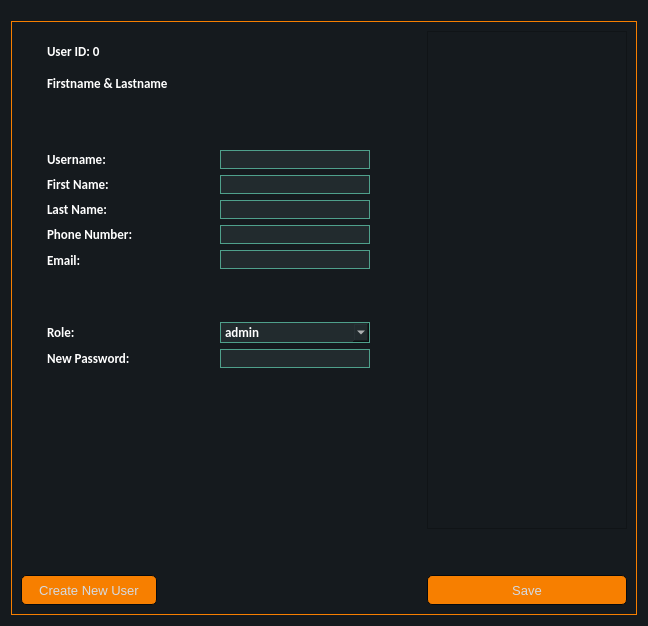
 <widget class="QDialog" name="Dialog">
  <property name="geometry">
   <rect>
    <x>0</x>
    <y>0</y>
    <width>648</width>
    <height>626</height>
   </rect>
  </property>
  <property name="windowTitle">
   <string>Dialog</string>
  </property>
  <property name="styleSheet">
   <string notr="true">QMainWindow , QWidget {
	font-size: 10pt;
	font-family: &quot;Segoe UI&quot;;
	background-color:#151a1e;
}

QCalendar {
	font-size: 10pt;
	font-family: &quot;Segoe UI&quot;;
	background-color: #151a1e;
}

QTextEdit {
	font-size: 10pt;
	font-family: &quot;Segoe UI&quot;;
	border-width: 1px;
	border-style: solid;
	border-color: #4fa08b;
	background-color: #222b2e;
	color: #d3dae3;
}

QPlainTextEdit {
	font-size: 10pt;
	font-family: &quot;Segoe UI&quot;;
	border-width: 1px;
	border-style: solid;
	border-color: #4fa08b;
	background-color: #222b2e;
	color: #d3dae3;
}

QToolButton {
	font-size: 10pt;
	font-family: &quot;Segoe UI&quot;;
	border-style: solid;
	border-top-color: qlineargradient(spread:pad, x1:0.5, y1:1, x2:0.5, y2:0, stop:0 rgb(215, 215, 215), stop:1 rgb(222, 222, 222));
	border-right-color: qlineargradient(spread:pad, x1:0, y1:0.5, x2:1, y2:0.5, stop:0 rgb(217, 217, 217), stop:1 rgb(227, 227, 227));
	border-left-color: qlineargradient(spread:pad, x1:0, y1:0.5, x2:1, y2:0.5, stop:0 rgb(227, 227, 227), stop:1 rgb(217, 217, 217));
	border-bottom-color: qlineargradient(spread:pad, x1:0.5, y1:1, x2:0.5, y2:0, stop:0 rgb(215, 215, 215), stop:1 rgb(222, 222, 222));
	border-width: 1px;
	border-radius: 5px;
	color: #d3dae3;
	padding: 2px;
	background-color: rgb(255,255,255);
}

QToolButton:hover {
	font-size: 10pt;
	font-family: &quot;Segoe UI&quot;;
	border-style: solid;
	border-top-color: qlineargradient(spread:pad, x1:0.5, y1:1, x2:0.5, y2:0, stop:0 rgb(195, 195, 195), stop:1 rgb(222, 222, 222));
	border-right-color: qlineargradient(spread:pad, x1:0, y1:0.5, x2:1, y2:0.5, stop:0 rgb(197, 197, 197), stop:1 rgb(227, 227, 227));
	border-left-color: qlineargradient(spread:pad, x1:0, y1:0.5, x2:1, y2:0.5, stop:0 rgb(227, 227, 227), stop:1 rgb(197, 197, 197));
	border-bottom-color: qlineargradient(spread:pad, x1:0.5, y1:1, x2:0.5, y2:0, stop:0 rgb(195, 195, 195), stop:1 rgb(222, 222, 222));
	border-width: 1px;
	border-radius: 5px;
	color: rgb(0,0,0);
	padding: 2px;
	background-color: rgb(255,255,255);
}

QToolButton:pressed {
	font-size: 10pt;
	font-family: &quot;Segoe UI&quot;;
	border-style: solid;
	border-top-color: qlineargradient(spread:pad, x1:0.5, y1:1, x2:0.5, y2:0, stop:0 rgb(215, 215, 215), stop:1 rgb(222, 222, 222));
	border-right-color: qlineargradient(spread:pad, x1:0, y1:0.5, x2:1, y2:0.5, stop:0 rgb(217, 217, 217), stop:1 rgb(227, 227, 227));
	border-left-color: qlineargradient(spread:pad, x1:0, y1:0.5, x2:1, y2:0.5, stop:0 rgb(227, 227, 227), stop:1 rgb(217, 217, 217));
	border-bottom-color: qlineargradient(spread:pad, x1:0.5, y1:1, x2:0.5, y2:0, stop:0 rgb(215, 215, 215), stop:1 rgb(222, 222, 222));
	border-width: 1px;
	border-radius: 5px;
	color: rgb(0,0,0);
	padding: 2px;
	background-color: rgb(142,142,142);
}

QPushButton {
	font-size: 10pt;
	font-family: &quot;Segoe UI&quot;;
	border-style: solid;
	border-color: #050a0e;
	border-width: 1px;
	border-radius: 5px;
	color: #d3dae3;
	padding: 2px;
	background-color: #F77F00;
}

QPushButton::default {
	font-size: 10pt;
	font-family: &quot;Segoe UI&quot;;
	border-style: solid;
	border-color: #050a0e;
	border-width: 1px;
	border-radius: 5px;
	color: #FFFFFF;
	padding: 2px;
	background-color: #151a1e;;
}

QPushButton:hover {
	font-size: 10pt;
	font-family: &quot;Segoe UI&quot;;
	border-style: solid;
	border-color: #050a0e;
	border-width: 1px;
	border-radius: 5px;
	color: #d3dae3;
	padding: 2px;
	background-color: #1c1f1f;
}

QPushButton:pressed {
	font-size: 10pt;
	font-family: &quot;Segoe UI&quot;;
	border-style: solid;
	border-color: #050a0e;
	border-width: 1px;
	border-radius: 5px;
	color: #d3dae3;
	padding: 2px;
	background-color: #2c2f2f;
}

QPushButton:disabled {
	font-size: 10pt;
	font-family: &quot;Segoe UI&quot;;
	border-style: solid;
	border-top-color: qlineargradient(spread:pad, x1:0.5, y1:1, x2:0.5, y2:0, stop:0 rgb(215, 215, 215), stop:1 rgb(222, 222, 222));
	border-right-color: qlineargradient(spread:pad, x1:0, y1:0.5, x2:1, y2:0.5, stop:0 rgb(217, 217, 217), stop:1 rgb(227, 227, 227));
	border-left-color: qlineargradient(spread:pad, x1:0, y1:0.5, x2:1, y2:0.5, stop:0 rgb(227, 227, 227), stop:1 rgb(217, 217, 217));
	border-bottom-color: qlineargradient(spread:pad, x1:0.5, y1:1, x2:0.5, y2:0, stop:0 rgb(215, 215, 215), stop:1 rgb(222, 222, 222));
	border-width: 1px;
	border-radius: 5px;
	color: #808086;
	padding: 2px;
	background-color: rgb(142,142,142);
}

QLineEdit {
	font-size: 10pt;
	font-family: &quot;Segoe UI&quot;;
	border-width: 1px;
	border-style: solid;
	border-color: #4fa08b;
	background-color: #222b2e;
	color: #d3dae3;
}

QLineEdit:disabled {
	font-size: 10pt;
	font-family: &quot;Segoe UI&quot;;
	border-width: 1px;
	border-style: solid;
	border-color: #4fa08b;
    background-color: #151a1e;
    color: #151a1e;
}

QLCDNumber {
	font-size: 10pt;
	font-family: &quot;Segoe UI&quot;;
	color: #4d9b87;
}

QProgressBar {
	font-size: 10pt;
	font-family: &quot;Segoe UI&quot;;
	text-align: center;
	color: #d3dae3;
	border-radius: 10px;
	border-color: transparent;
	border-style: solid;
	background-color: #52595d;
}

QProgressBar::chunk {
	font-size: 10pt;
	font-family: &quot;Segoe UI&quot;;
	background-color: #214037	;
	border-radius: 10px;
}

QMenuBar {
	font-size: 10pt;
	font-family: &quot;Segoe UI&quot;;
	background-color: #151a1e;
}

QMenuBar::item {
	font-size: 10pt;
	font-family: &quot;Segoe UI&quot;;
	color: #d3dae3;
  	spacing: 3px;
  	padding: 1px 4px;
	background-color: #151a1e;
}

QMenuBar::item:selected {
	font-size: 10pt;
	font-family: &quot;Segoe UI&quot;;
	background-color: #252a2e;
	color: #FFFFFF;
}

QMenu {
	font-size: 10pt;
	font-family: &quot;Segoe UI&quot;;
	background-color: #151a1e;
}

QMenu::item:selected {
	font-size: 10pt;
	font-family: &quot;Segoe UI&quot;;
	background-color: #252a2e;
	color: #FFFFFF;
}

QMenu::item {
	font-size: 10pt;
	font-family: &quot;Segoe UI&quot;;
	color: #d3dae3;
	background-color: #151a1e;
}

QTabBar::tab:first {
	font-size: 10pt;
	font-family: &quot;Segoe UI&quot;;
	border-style: solid;
	border-left-width:1px;
	border-right-width:0px;
	border-top-width:1px;
	border-bottom-width:0px;
	border-top-color: #050a0e;
	border-left-color: #050a0e;
	border-bottom-color: #050a0e;
	border-top-left-radius: 4px;
	color: #d3dae3;
	padding: 3px;
	margin-left:0px;
	background-color: #151a1e;
}

QTabBar::tab:last {
	font-size: 10pt;
	font-family: &quot;Segoe UI&quot;;
	border-style: solid;
	border-top-width:1px;
	border-left-width:1px;
	border-right-width:1px;
	border-bottom-width:0px;
	border-color: #050a0e;
	border-top-right-radius: 4px;
	color: #d3dae3;
	padding: 3px;
	margin-left:0px;
	background-color: #151a1e;
}

QTabBar::tab {
	font-size: 10pt;
	font-family: &quot;Segoe UI&quot;;
	border-style: solid;
	border-top-width:1px;
	border-bottom-width:0px;
	border-left-width:1px;
	border-top-color: #050a0e;
	border-left-color: #050a0e;
	border-bottom-color: #050a0e;
	color: #d3dae3;
	padding: 3px;
	margin-left:0px;
	background-color: #151a1e;
}


QTabBar::tab:selected, QTabBar::tab:last:selected, QTabBar::tab:hover {
	font-size: 10pt;
	font-family: &quot;Segoe UI&quot;;
	border-style: solid;
  	border-left-width:1px;
	border-bottom-width:0px;
	border-right-color: transparent;
	border-top-color: #050a0e;
	border-left-color: #050a0e;
	border-bottom-color: #050a0e;
	color: #FFFFFF;
	padding: 3px;
	margin-left:0px;
    background-color: #F77F00;
}

QTabBar::tab:selected, QTabBar::tab:first:selected, QTabBar::tab:hover {
	font-size: 10pt;
	font-family: &quot;Segoe UI&quot;;
	border-style: solid;
  	border-left-width:1px;
  	border-bottom-width:0px;
  	border-top-width:1px;
	border-right-color: transparent;
	border-top-color: #050a0e;
	border-left-color: #050a0e;
	border-bottom-color: #050a0e;
	color: #FFFFFF;
	padding: 3px;
	margin-left:0px;
    background-color: #F77F00;
}

QCheckBox {
	font-size: 10pt;
	font-family: &quot;Segoe UI&quot;;
	color: #d3dae3;
	padding: 2px;
}

QCheckBox:disabled {
	font-size: 10pt;
	font-family: &quot;Segoe UI&quot;;
	color: #808086;
	padding: 2px;
}

QCheckBox:hover {
	font-size: 10pt;
	font-family: &quot;Segoe UI&quot;;
	border-radius:4px;
	border-style:solid;
	padding-left: 1px;
	padding-right: 1px;
	padding-bottom: 1px;
	padding-top: 1px;
	border-width:1px;
	border-color: transparent;
}

QCheckBox::indicator:checked {
	font-size: 10pt;
	font-family: &quot;Segoe UI&quot;;
	height: 10px;
	width: 10px;
	border-style:solid;
	border-width: 1px;
	border-color: #4fa08b;
	color: #000000;
	background-color: qradialgradient(cx:0.4, cy:0.4, radius: 1.5,fx:0, fy:0, stop:0 #1e282c, stop:0.3 #1e282c, stop:0.4 #4fa08b, stop:0.5 #1e282c, stop:1 #1e282c);
}

QCheckBox::indicator:unchecked {
	font-size: 10pt;
	font-family: &quot;Segoe UI&quot;;
	height: 10px;
	width: 10px;
	border-style:solid;
	border-width: 1px;
	border-color: #4fa08b;
	color: #000000;
}

QRadioButton {
	font-size: 10pt;
	font-family: &quot;Segoe UI&quot;;
	color: #d3dae3;
	padding: 1px;
}

QRadioButton::indicator:checked {
	font-size: 10pt;
	font-family: &quot;Segoe UI&quot;;
	height: 10px;
	width: 10px;
	border-style:solid;
	border-radius:5px;
	border-width: 1px;
	border-color: #4fa08b;
	color: #a9b7c6;
	background-color: qradialgradient(cx:0.5, cy:0.5, radius:0.4,fx:0.5, fy:0.5, stop:0 #4fa08b, stop:1 #1e282c);
}

QRadioButton::indicator:!checked {
	font-size: 10pt;
	font-family: &quot;Segoe UI&quot;;
	height: 10px;
	width: 10px;
	border-style:solid;
	border-radius:5px;
	border-width: 1px;
	border-color: #4fa08b;
	color: #a9b7c6;
	background-color: transparent;
}

QStatusBar {
	font-size: 10pt;
	font-family: &quot;Segoe UI&quot;;
	color:#027f7f;
}

QSpinBox {
	font-size: 10pt;
	font-family: &quot;Segoe UI&quot;;
	color: #d3dae3;
	background-color: #222b2e;
	border-width: 1px;
	border-style: solid;
	border-color: #4fa08b;
}

QSpinBox:disabled {
	font-size: 10pt;
	font-family: &quot;Segoe UI&quot;;
	background-color: #151a1e;
    color: #151a1e;
}

QDoubleSpinBox {
	font-size: 10pt;
	font-family: &quot;Segoe UI&quot;;
	color: #d3dae3;
	background-color: #222b2e;
	border-width: 1px;
	border-style: solid;
	border-color: #4fa08b;
}

QTimeEdit {
	font-size: 10pt;
	font-family: &quot;Segoe UI&quot;;
	color: #d3dae3;
	background-color: #222b2e;
	border-width: 1px;
	border-style: solid;
	border-color: #4fa08b;
}

QDateTimeEdit {
	font-size: 10pt;
	font-family: &quot;Segoe UI&quot;;
	color: #d3dae3;
	background-color: #222b2e;
	border-width: 1px;
	border-style: solid;
	border-color: #4fa08b;
}

QDateEdit {
	font-size: 10pt;
	font-family: &quot;Segoe UI&quot;;
	color: #d3dae3;
	background-color: #222b2e;
	border-width: 1px;
	border-style: solid;
	border-color: #4fa08b;
}

QFontComboBox {
	font-size: 10pt;
	font-family: &quot;Segoe UI&quot;;
	color: #d3dae3;
	background-color: #222b2e;
	border-width: 1px;
	border-style: solid;
	border-color: #4fa08b;
}

QComboBox {
	font-size: 10pt;
	font-family: &quot;Segoe UI&quot;;
	color: #d3dae3;
	background-color: #222b2e;
	border-width: 1px;
	border-style: solid;
	border-color: #4fa08b;
}

QComboBox QAbstractItemView {
	font-size: 10pt;
	font-family: &quot;Segoe UI&quot;;
	background-color: #222b2e;
	color: #d3dae3;
	selection-background-color: #007acc;
}

QDial {
	font-size: 10pt;
	font-family: &quot;Segoe UI&quot;;
	background: #16a085;
}

QToolBox {
	font-size: 10pt;
	font-family: &quot;Segoe UI&quot;;
	color: #a9b7c6;
	background-color: #222b2e;
}

QToolBox::tab {
	font-size: 10pt;
	font-family: &quot;Segoe UI&quot;;
	color: #a9b7c6;
	background-color:#222b2e;
}

QToolBox::tab:selected {
	font-size: 10pt;
	font-family: &quot;Segoe UI&quot;;
	color: #FFFFFF;
	background-color:#222b2e;
}

QSlider::groove:horizontal {
	font-size: 10pt;
	font-family: &quot;Segoe UI&quot;;
	height: 5px;
	background-color: #52595d;
}

QSlider::groove:vertical {
	font-size: 10pt;
	font-family: &quot;Segoe UI&quot;;
	width: 5px;
	background-color: #52595d;
}

QSlider::handle:horizontal {
	font-size: 10pt;
	font-family: &quot;Segoe UI&quot;;
	background: #1a2224;
	border-style: solid;
	border-width: 1px;
	border-color: rgb(207,207,207);
	width: 12px;
	margin: -5px 0;
	border-radius: 7px;
}

QSlider::handle:vertical {
	font-size: 10pt;
	font-family: &quot;Segoe UI&quot;;
	background: #1a2224;
	border-style: solid;
	border-width: 1px;
	border-color: rgb(207,207,207);
	height: 12px;
	margin: 0 -5px;
	border-radius: 7px;
}

QSlider::add-page:horizontal {
	font-size: 10pt;
	font-family: &quot;Segoe UI&quot;;
	background: #52595d;
}

QSlider::add-page:vertical {
	font-size: 10pt;
	font-family: &quot;Segoe UI&quot;;
	background: #52595d;
}

QSlider::sub-page:horizontal {
	font-size: 10pt;
	font-family: &quot;Segoe UI&quot;;
	background-color: #15433a;
}

QSlider::sub-page:vertical {
	font-size: 10pt;
	font-family: &quot;Segoe UI&quot;;
	background-color: #15433a;
}

QScrollBar:horizontal {
	font-size: 10pt;
	font-family: &quot;Segoe UI&quot;;
	max-height: 10px;
	border: 1px transparent grey;
	margin: 0px 20px 0px 20px;
	background: transparent;
}

QScrollBar:vertical {
	font-size: 10pt;
	font-family: &quot;Segoe UI&quot;;
	max-width: 10px;
	border: 1px transparent grey;
	margin: 20px 0px 20px 0px;
	background: transparent;
}

QScrollBar::handle:horizontal {
	font-size: 10pt;
	font-family: &quot;Segoe UI&quot;;
	background: #52595d;
	border-style: transparent;
	border-radius: 4px;
	min-width: 25px;
}

QScrollBar::handle:horizontal:hover {
	font-size: 10pt;
	font-family: &quot;Segoe UI&quot;;
	background: #58a492;
	border-style: transparent;
	border-radius: 4px;
	min-width: 25px;
}

QScrollBar::handle:vertical {
	font-size: 10pt;
	font-family: &quot;Segoe UI&quot;;
	background: #52595d;
	border-style: transparent;
	border-radius: 4px;
	min-height: 25px;
}

QScrollBar::handle:vertical:hover {
	font-size: 10pt;
	font-family: &quot;Segoe UI&quot;;
	background: #58a492;
	border-style: transparent;
	border-radius: 4px;
	min-height: 25px;
}

QScrollBar::add-line:horizontal {
	font-size: 10pt;
	font-family: &quot;Segoe UI&quot;;
	border: 2px transparent grey;
   border-top-right-radius: 4px;
   border-bottom-right-radius: 4px;
   background: #15433a;
   width: 20px;
   subcontrol-position: right;
   subcontrol-origin: margin;
}

QScrollBar::add-line:horizontal:pressed {
	font-size: 10pt;
	font-family: &quot;Segoe UI&quot;;
	border: 2px transparent grey;
   border-top-right-radius: 4px;
   border-bottom-right-radius: 4px;
   background: rgb(181,181,181);
   width: 20px;
   subcontrol-position: right;
   subcontrol-origin: margin;
}

QScrollBar::add-line:vertical {
	font-size: 10pt;
	font-family: &quot;Segoe UI&quot;;
	border: 2px transparent grey;
   border-bottom-left-radius: 4px;
   border-bottom-right-radius: 4px;
   background: #15433a;
   height: 20px;
   subcontrol-position: bottom;
   subcontrol-origin: margin;
}

QScrollBar::add-line:vertical:pressed {
	font-size: 10pt;
	font-family: &quot;Segoe UI&quot;;
	border: 2px transparent grey;
   border-bottom-left-radius: 4px;
   border-bottom-right-radius: 4px;
   background: rgb(181,181,181);
   height: 20px;
   subcontrol-position: bottom;
   subcontrol-origin: margin;
}

QScrollBar::sub-line:horizontal {
	font-size: 10pt;
	font-family: &quot;Segoe UI&quot;;
	border: 2px transparent grey;
   border-top-left-radius: 4px;
   border-bottom-left-radius: 4px;
   background: #15433a;
   width: 20px;
   subcontrol-position: left;
   subcontrol-origin: margin;
}

QScrollBar::sub-line:horizontal:pressed {
	font-size: 10pt;
	font-family: &quot;Segoe UI&quot;;
	border: 2px transparent grey;
   border-top-left-radius: 4px;
   border-bottom-left-radius: 4px;
   background: rgb(181,181,181);
   width: 20px;
   subcontrol-position: left;
   subcontrol-origin: margin;
}

QScrollBar::sub-line:vertical {
	font-size: 10pt;
	font-family: &quot;Segoe UI&quot;;
	border: 2px transparent grey;
   border-top-left-radius: 4px;
   border-top-right-radius: 4px;
   background: #15433a;
   height: 20px;
   subcontrol-position: top;
   subcontrol-origin: margin;
}

QScrollBar::sub-line:vertical:pressed {
	font-size: 10pt;
	font-family: &quot;Segoe UI&quot;;
	border: 2px transparent grey;
   border-top-left-radius: 4px;
   border-top-right-radius: 4px;
   background: rgb(181,181,181);
   height: 20px;
   subcontrol-position: top;
   subcontrol-origin: margin;
}

QScrollBar::add-page:horizontal, QScrollBar::sub-page:horizontal {
	font-size: 10pt;
	font-family: &quot;Segoe UI&quot;;
	background: none;
}

QScrollBar::add-page:vertical, QScrollBar::sub-page:vertical {
	font-size: 10pt;
	font-family: &quot;Segoe UI&quot;;
	background: none;
}

QComboBox {
	font-size: 10pt;
	font-family: &quot;Segoe UI&quot;;
	color: #ffffff;
    font-weight: bold;
}

QRadioButton, QComboBox {
	font-size: 10pt;
	color: #ffffff;
    font-family: Calibri;
    font-weight: bold;
}

QComboBox:disabled {
	font-family: Calibri;
    font-weight: bold;
	font-size: 13px;
    background-color: #151a1e;
    color: #151a1e;
}

QFrame {
	font-size: 10pt;
	font-family: &quot;Segoe UI&quot;;
	background-color: #151a1e;
}

QTabWidget {
	font-size: 10pt;
	font-family: &quot;Segoe UI&quot;;
	color:#ffffff;
	background-color: #151a1e;
}

QTabWidget::pane {
	font-size: 10pt;
	font-family: &quot;Segoe UI&quot;;
	color: #ffffff;

	border-color: #050a0e;
	background-color: #151a1e;
	border-style: solid;
	border-width: 1px;
}


QHeaderView::section {
    background-color: #F77F00;
    color: white;
    padding: 4px;
    border: 1px solid black;
}

QTableView::item {
	font-size: 10pt;
	font-family: &quot;Segoe UI&quot;;
	padding: 5px;
    background: white;
}

QTableView::item:alternate {
	font-size: 10pt;
	font-family: &quot;Segoe UI&quot;;
	color: #000000;
    background: lightgray;
}

QTableView::item:selected {
    background-color: #3399FF; /* or any contrasting color */
    color: black; /* ensure text is visible */
}



QLabel {
	color: #ffffff;
	background-color: #151a1e;
    font-family: Calibri;
    font-weight: bold;
	font-size: 13px;
}

QGroupBox {
	font-size: 10pt;
	font-family: &quot;Segoe UI&quot;;
	border: 1px solid #F77F00;
    margin-top: 10px;
}

QGroupBox::title {
	color: #F77F00 ;
    subcontrol-origin: margin;
    left: 2px;
    padding: 0 3px;
    font-family: PoetsenOne;
    font-weight: bold;
	font-size: 14px;
}


QTreeWidget {
    background-color: white;
    border: 1px solid black;
}

QTreeWidget::item {
    border-bottom: 1px solid black;
}
QTreeWidget::item:selected {
    background-color: #3399FF; /* or any contrasting color */
    color: black; /* ensure text is visible */
}


QTableWidget {
	font-size: 10pt;
	font-family: &quot;Segoe UI&quot;;
	border-width: 1px;
	border-style: solid;
	border-color: #4fa08b;
	background-color: #222b2e;
	color: #d3dae3;
}

QTableWidget::item {
    border-bottom: 1px solid black;
}
QTableWidget::item:selected {
    background-color: #3399FF; /* or any contrasting color */
    color: black; /* ensure text is visible */
}

QListWidget{
	font-size: 10pt;
	font-family: &quot;Segoe UI&quot;;
	border-width: 1px;
	border-style: solid;
	border-color: #4fa08b;
	background-color: #222b2e;
	color: #d3dae3;
}
QListWidget::item {
    padding: 5px;
    border: none;
}

QListWidget::item:selected {
    background-color: #F77F00;
    color: #ffffff; /* optional: adjust text color for contrast */
}


</string>
  </property>
  <layout class="QGridLayout" name="gridLayout_2">
   <item row="0" column="0">
    <widget class="QGroupBox" name="groupBox">
     <property name="title">
      <string/>
     </property>
     <layout class="QGridLayout" name="gridLayout">
      <item row="15" column="5">
       <widget class="QPushButton" name="save_user_btn">
        <property name="minimumSize">
         <size>
          <width>100</width>
          <height>30</height>
         </size>
        </property>
        <property name="focusPolicy">
         <enum>Qt::NoFocus</enum>
        </property>
        <property name="text">
         <string>Save</string>
        </property>
       </widget>
      </item>
      <item row="8" column="1">
       <widget class="QLabel" name="project_title_label_4">
        <property name="minimumSize">
         <size>
          <width>110</width>
          <height>0</height>
         </size>
        </property>
        <property name="maximumSize">
         <size>
          <width>16666</width>
          <height>20</height>
         </size>
        </property>
        <property name="font">
         <font>
          <family>Calibri</family>
          <pointsize>-1</pointsize>
          <weight>75</weight>
          <bold>true</bold>
         </font>
        </property>
        <property name="styleSheet">
         <string notr="true"/>
        </property>
        <property name="text">
         <string>Phone Number:</string>
        </property>
       </widget>
      </item>
      <item row="7" column="3">
       <widget class="QLineEdit" name="lastname_field">
        <property name="minimumSize">
         <size>
          <width>150</width>
          <height>0</height>
         </size>
        </property>
        <property name="maximumSize">
         <size>
          <width>200</width>
          <height>16777215</height>
         </size>
        </property>
        <property name="alignment">
         <set>Qt::AlignCenter</set>
        </property>
       </widget>
      </item>
      <item row="11" column="3">
       <widget class="QComboBox" name="role_field">
        <property name="maximumSize">
         <size>
          <width>200</width>
          <height>16777215</height>
         </size>
        </property>
        <item>
         <property name="text">
          <string>admin</string>
         </property>
        </item>
        <item>
         <property name="text">
          <string>moderator</string>
         </property>
        </item>
       </widget>
      </item>
      <item row="9" column="2">
       <spacer name="horizontalSpacer">
        <property name="orientation">
         <enum>Qt::Horizontal</enum>
        </property>
        <property name="sizeHint" stdset="0">
         <size>
          <width>40</width>
          <height>20</height>
         </size>
        </property>
       </spacer>
      </item>
      <item row="6" column="1">
       <widget class="QLabel" name="project_title_label_2">
        <property name="minimumSize">
         <size>
          <width>110</width>
          <height>0</height>
         </size>
        </property>
        <property name="maximumSize">
         <size>
          <width>16666</width>
          <height>20</height>
         </size>
        </property>
        <property name="font">
         <font>
          <family>Calibri</family>
          <pointsize>-1</pointsize>
          <weight>75</weight>
          <bold>true</bold>
         </font>
        </property>
        <property name="styleSheet">
         <string notr="true"/>
        </property>
        <property name="text">
         <string>First Name:</string>
        </property>
       </widget>
      </item>
      <item row="4" column="0">
       <spacer name="verticalSpacer_2">
        <property name="orientation">
         <enum>Qt::Vertical</enum>
        </property>
        <property name="sizeType">
         <enum>QSizePolicy::Minimum</enum>
        </property>
        <property name="sizeHint" stdset="0">
         <size>
          <width>20</width>
          <height>40</height>
         </size>
        </property>
       </spacer>
      </item>
      <item row="9" column="1">
       <widget class="QLabel" name="project_title_label_5">
        <property name="minimumSize">
         <size>
          <width>110</width>
          <height>0</height>
         </size>
        </property>
        <property name="maximumSize">
         <size>
          <width>16666</width>
          <height>20</height>
         </size>
        </property>
        <property name="font">
         <font>
          <family>Calibri</family>
          <pointsize>-1</pointsize>
          <weight>75</weight>
          <bold>true</bold>
         </font>
        </property>
        <property name="styleSheet">
         <string notr="true"/>
        </property>
        <property name="text">
         <string>Email:</string>
        </property>
       </widget>
      </item>
      <item row="15" column="0" colspan="2">
       <widget class="QPushButton" name="clear_form_btn">
        <property name="minimumSize">
         <size>
          <width>100</width>
          <height>30</height>
         </size>
        </property>
        <property name="maximumSize">
         <size>
          <width>150</width>
          <height>16777215</height>
         </size>
        </property>
        <property name="focusPolicy">
         <enum>Qt::NoFocus</enum>
        </property>
        <property name="text">
         <string>Create New User</string>
        </property>
       </widget>
      </item>
      <item row="10" column="1">
       <spacer name="verticalSpacer_4">
        <property name="orientation">
         <enum>Qt::Vertical</enum>
        </property>
        <property name="sizeType">
         <enum>QSizePolicy::Minimum</enum>
        </property>
        <property name="sizeHint" stdset="0">
         <size>
          <width>20</width>
          <height>40</height>
         </size>
        </property>
       </spacer>
      </item>
      <item row="12" column="3">
       <widget class="QLineEdit" name="password_field">
        <property name="minimumSize">
         <size>
          <width>150</width>
          <height>0</height>
         </size>
        </property>
        <property name="maximumSize">
         <size>
          <width>200</width>
          <height>16777215</height>
         </size>
        </property>
        <property name="echoMode">
         <enum>QLineEdit::Password</enum>
        </property>
        <property name="alignment">
         <set>Qt::AlignCenter</set>
        </property>
       </widget>
      </item>
      <item row="2" column="1" colspan="3">
       <widget class="QLabel" name="user_id_name_filed">
        <property name="minimumSize">
         <size>
          <width>110</width>
          <height>0</height>
         </size>
        </property>
        <property name="maximumSize">
         <size>
          <width>16666</width>
          <height>9999</height>
         </size>
        </property>
        <property name="font">
         <font>
          <family>Calibri</family>
          <pointsize>-1</pointsize>
          <weight>75</weight>
          <bold>true</bold>
         </font>
        </property>
        <property name="styleSheet">
         <string notr="true"/>
        </property>
        <property name="text">
         <string>User ID: 0

Firstname &amp; Lastname</string>
        </property>
       </widget>
      </item>
      <item row="9" column="4">
       <spacer name="horizontalSpacer_2">
        <property name="orientation">
         <enum>Qt::Horizontal</enum>
        </property>
        <property name="sizeHint" stdset="0">
         <size>
          <width>40</width>
          <height>20</height>
         </size>
        </property>
       </spacer>
      </item>
      <item row="13" column="1">
       <spacer name="verticalSpacer">
        <property name="orientation">
         <enum>Qt::Vertical</enum>
        </property>
        <property name="sizeType">
         <enum>QSizePolicy::Expanding</enum>
        </property>
        <property name="sizeHint" stdset="0">
         <size>
          <width>20</width>
          <height>40</height>
         </size>
        </property>
       </spacer>
      </item>
      <item row="14" column="1">
       <spacer name="verticalSpacer_3">
        <property name="orientation">
         <enum>Qt::Vertical</enum>
        </property>
        <property name="sizeType">
         <enum>QSizePolicy::Minimum</enum>
        </property>
        <property name="sizeHint" stdset="0">
         <size>
          <width>20</width>
          <height>40</height>
         </size>
        </property>
       </spacer>
      </item>
      <item row="1" column="0" rowspan="3">
       <widget class="QLabel" name="label_2">
        <property name="maximumSize">
         <size>
          <width>100</width>
          <height>100</height>
         </size>
        </property>
        <property name="text">
         <string/>
        </property>
        <property name="pixmap">
         <pixmap>../assets/user.png</pixmap>
        </property>
        <property name="scaledContents">
         <bool>true</bool>
        </property>
       </widget>
      </item>
      <item row="12" column="1">
       <widget class="QLabel" name="project_title_label_9">
        <property name="minimumSize">
         <size>
          <width>110</width>
          <height>0</height>
         </size>
        </property>
        <property name="maximumSize">
         <size>
          <width>16666</width>
          <height>20</height>
         </size>
        </property>
        <property name="font">
         <font>
          <family>Calibri</family>
          <pointsize>-1</pointsize>
          <weight>75</weight>
          <bold>true</bold>
         </font>
        </property>
        <property name="styleSheet">
         <string notr="true"/>
        </property>
        <property name="text">
         <string>New Password:</string>
        </property>
       </widget>
      </item>
      <item row="8" column="3">
       <widget class="QLineEdit" name="phone_field">
        <property name="minimumSize">
         <size>
          <width>150</width>
          <height>0</height>
         </size>
        </property>
        <property name="maximumSize">
         <size>
          <width>200</width>
          <height>16777215</height>
         </size>
        </property>
        <property name="alignment">
         <set>Qt::AlignCenter</set>
        </property>
       </widget>
      </item>
      <item row="9" column="3">
       <widget class="QLineEdit" name="email_field">
        <property name="minimumSize">
         <size>
          <width>150</width>
          <height>0</height>
         </size>
        </property>
        <property name="maximumSize">
         <size>
          <width>200</width>
          <height>16777215</height>
         </size>
        </property>
        <property name="alignment">
         <set>Qt::AlignCenter</set>
        </property>
       </widget>
      </item>
      <item row="11" column="1">
       <widget class="QLabel" name="project_title_label_6">
        <property name="minimumSize">
         <size>
          <width>110</width>
          <height>0</height>
         </size>
        </property>
        <property name="maximumSize">
         <size>
          <width>16666</width>
          <height>20</height>
         </size>
        </property>
        <property name="font">
         <font>
          <family>Calibri</family>
          <pointsize>-1</pointsize>
          <weight>75</weight>
          <bold>true</bold>
         </font>
        </property>
        <property name="styleSheet">
         <string notr="true"/>
        </property>
        <property name="text">
         <string>Role:</string>
        </property>
       </widget>
      </item>
      <item row="0" column="5" rowspan="14">
       <widget class="QListView" name="users_list">
        <property name="minimumSize">
         <size>
          <width>200</width>
          <height>0</height>
         </size>
        </property>
        <property name="maximumSize">
         <size>
          <width>200</width>
          <height>16777215</height>
         </size>
        </property>
       </widget>
      </item>
      <item row="6" column="3">
       <widget class="QLineEdit" name="firstname_field">
        <property name="minimumSize">
         <size>
          <width>150</width>
          <height>0</height>
         </size>
        </property>
        <property name="maximumSize">
         <size>
          <width>200</width>
          <height>16777215</height>
         </size>
        </property>
        <property name="alignment">
         <set>Qt::AlignCenter</set>
        </property>
       </widget>
      </item>
      <item row="7" column="1">
       <widget class="QLabel" name="project_title_label_3">
        <property name="minimumSize">
         <size>
          <width>110</width>
          <height>0</height>
         </size>
        </property>
        <property name="maximumSize">
         <size>
          <width>16666</width>
          <height>20</height>
         </size>
        </property>
        <property name="font">
         <font>
          <family>Calibri</family>
          <pointsize>-1</pointsize>
          <weight>75</weight>
          <bold>true</bold>
         </font>
        </property>
        <property name="styleSheet">
         <string notr="true"/>
        </property>
        <property name="text">
         <string>Last Name:</string>
        </property>
       </widget>
      </item>
      <item row="5" column="1">
       <widget class="QLabel" name="project_title_label_7">
        <property name="minimumSize">
         <size>
          <width>110</width>
          <height>0</height>
         </size>
        </property>
        <property name="maximumSize">
         <size>
          <width>16666</width>
          <height>20</height>
         </size>
        </property>
        <property name="font">
         <font>
          <family>Calibri</family>
          <pointsize>-1</pointsize>
          <weight>75</weight>
          <bold>true</bold>
         </font>
        </property>
        <property name="styleSheet">
         <string notr="true"/>
        </property>
        <property name="text">
         <string>Username:</string>
        </property>
       </widget>
      </item>
      <item row="5" column="3">
       <widget class="QLineEdit" name="username_field">
        <property name="minimumSize">
         <size>
          <width>150</width>
          <height>0</height>
         </size>
        </property>
        <property name="maximumSize">
         <size>
          <width>200</width>
          <height>16777215</height>
         </size>
        </property>
        <property name="alignment">
         <set>Qt::AlignCenter</set>
        </property>
       </widget>
      </item>
     </layout>
    </widget>
   </item>
  </layout>
 </widget>
